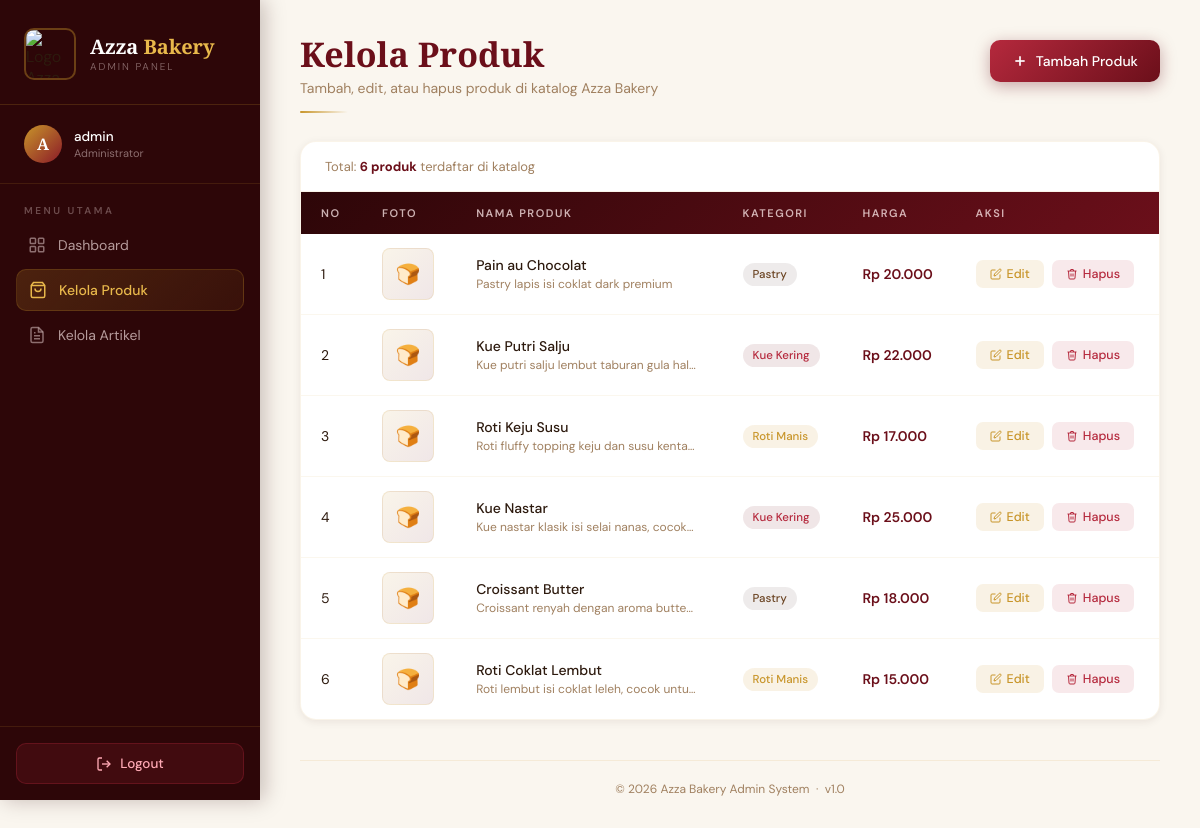
/admin/produk/index.php (signed in), run on the app's committed database.
### tables this page shows
CREATE TABLE `produk` (
  `id_produk` int(11) NOT NULL,
  `nama_produk` varchar(150) NOT NULL,
  `harga` int(11) NOT NULL,
  `deskripsi` text DEFAULT NULL,
  `gambar` varchar(255) DEFAULT NULL,
  `kategori` enum('Roti Manis','Kue Kering','Pastry','Lainnya') DEFAULT 'Lainnya'
);

### admin/produk/index.php (the view, shortened to what this page needs)
<?php
require_once "../../config/koneksi.php";
$query  = "SELECT * FROM produk ORDER BY id_produk DESC";
$result = mysqli_query($koneksi, $query);
$total  = mysqli_num_rows($result);
?>
<!DOCTYPE html>
<html lang="id">
<head>
</head>
<body>
  <aside class="sidebar">
    <div class="sidebar-logo">
      <img src="../../uploads/logo_azza.jpg" alt="Logo Azza Bakery">
      <div class="sidebar-logo-text">
        <div class="brand">Azza <span>Bakery</span></div>
        <div class="sub">Admin Panel</div>
      </div>
    </div>
    <div class="sidebar-admin">
      <div class="admin-badge">
        <div class="admin-avatar">
          <?= strtoupper(substr($_SESSION['username'], 0, 1)) ?>
        </div>
        <div class="admin-info">
          <div class="name"><?= $_SESSION['username'] ?></div>
          <div class="role">Administrator</div>
        </div>
      </div>
    </div>
    <nav class="sidebar-nav">
      <div class="nav-label">Menu Utama</div>
      <a href="../dashboard.php" class="nav-item">
        <svg class="nav-icon" viewBox="0 0 24 24" fill="none" stroke="currentColor" stroke-width="2">
          <rect x="3" y="3" width="7" height="7" rx="1"/>
          <rect x="14" y="3" width="7" height="7" rx="1"/>
          <rect x="3" y="14" width="7" height="7" rx="1"/>
          <rect x="14" y="14" width="7" height="7" rx="1"/>
        </svg>
        Dashboard
      </a>
      <a href="index.php" class="nav-item active">
        <svg class="nav-icon" viewBox="0 0 24 24" fill="none" stroke="currentColor" stroke-width="2">
          <path d="M6 2L3 6v14a2 2 0 002 2h14a2 2 0 002-2V6l-3-4z"/>
          <line x1="3" y1="6" x2="21" y2="6"/>
          <path d="M16 10a4 4 0 01-8 0"/>
        </svg>
        Kelola Produk
      </a>
<a href="../artikel/index.php" class="nav-item">
    <svg class="nav-icon" viewBox="0 0 24 24" fill="none" stroke="currentColor" stroke-width="2">
        <path d="M14 2H6a2 2 0 00-2 2v16a2 2 0 002 2h12a2 2 0 002-2V8z"/>
        <polyline points="14 2 14 8 20 8"/>
        <line x1="16" y1="13" x2="8" y2="13"/>
        <line x1="16" y1="17" x2="8" y2="17"/>
        <polyline points="10 9 9 9 8 9"/>
    </svg>
    Kelola Artikel
</a>
    </nav>
    <div class="sidebar-logout">
      <a href="../logout.php" class="btn-logout">
        <svg width="16" height="16" viewBox="0 0 24 24" fill="none" stroke="currentColor" stroke-width="2">
          <path d="M9 21H5a2 2 0 01-2-2V5a2 2 0 012-2h4"/>
          <polyline points="16 17 21 12 16 7"/>
          <line x1="21" y1="12" x2="9" y2="12"/>
        </svg>
        Logout
      </a>
    </div>
  </aside>
  <main class="main-content">
    <div class="page-header">
      <div class="page-header-left">
        <div class="title">Kelola Produk</div>
        <div class="subtitle">Tambah, edit, atau hapus produk di katalog Azza Bakery</div>
        <div class="header-line"></div>
      </div>
      <a href="tambah.php" class="btn-tambah">
        <svg width="16" height="16" viewBox="0 0 24 24" fill="none" stroke="currentColor" stroke-width="2.5">
          <line x1="12" y1="5" x2="12" y2="19"/>
          <line x1="5" y1="12" x2="19" y2="12"/>
        </svg>
        Tambah Produk
      </a>
    </div>
    <div class="table-card">
      <div class="table-info">
        Total: <strong><?= $total ?> produk</strong> terdaftar di katalog
      </div>
      <table>
        <thead>
          <tr>
            <th>No</th>
            <th>Foto</th>
            <th>Nama Produk</th>
            <th>Kategori</th>
            <th>Harga</th>
            <th>Aksi</th>
          </tr>
        </thead>
        <tbody>
          <?php
          if (mysqli_num_rows($result) > 0) {
            $no = 1;
            while ($row = mysqli_fetch_assoc($result)) {
              $badge = 'badge-lainnya';
              if ($row['kategori'] == 'Roti Manis') $badge = 'badge-roti';
              if ($row['kategori'] == 'Kue Kering') $badge = 'badge-kue';
              if ($row['kategori'] == 'Pastry')     $badge = 'badge-pastry';
              $foto_path = "../../uploads/" . $row['gambar'];
              $ada_foto  = !empty($row['gambar']) && file_exists($foto_path);
          ?>
            <tr>
              <td><?= $no++ ?></td>
              <td>
                <?php if ($ada_foto) { ?>
                  <img src="<?= $foto_path ?>" alt="<?= $row['nama_produk'] ?>" class="foto-produk">
                <?php } else { ?>
                  <div class="foto-placeholder">🍞</div>
                <?php } ?>
              </td>
              <td>
                <div class="nama-produk"><?= $row['nama_produk'] ?></div>
                <div class="deskripsi-singkat"><?= $row['deskripsi'] ?></div>
              </td>
              <td>
                <span class="badge <?= $badge ?>"><?= $row['kategori'] ?></span>
              </td>
              <td class="harga">
                Rp <?= number_format($row['harga'], 0, ',', '.') ?>
              </td>
              <td>
                <div class="aksi-wrap">
                  <a href="edit.php?id=<?= $row['id_produk'] ?>" class="btn-edit">
                    <svg width="12" height="12" viewBox="0 0 24 24" fill="none" stroke="currentColor" stroke-width="2">
                      <path d="M11 4H4a2 2 0 00-2 2v14a2 2 0 002 2h14a2 2 0 002-2v-7"/>
                      <path d="M18.5 2.5a2.121 2.121 0 013 3L12 15l-4 1 1-4 9.5-9.5z"/>
                    </svg>
                    Edit
                  </a>
                  <a href="hapus.php?id=<?= $row['id_produk'] ?>"
                     class="btn-hapus"
                     onclick="return confirm('Yakin mau hapus produk \'<?= $row['nama_produk'] ?>\'? Tindakan ini tidak bisa dibatalkan!')">
                    <svg width="12" height="12" viewBox="0 0 24 24" fill="none" stroke="currentColor" stroke-width="2">
                      <polyline points="3 6 5 6 21 6"/>
                      <path d="M19 6l-1 14a2 2 0 01-2 2H8a2 2 0 01-2-2L5 6"/>
                      <path d="M10 11v6M14 11v6"/>
                      <path d="M9 6V4a1 1 0 011-1h4a1 1 0 011 1v2"/>
                    </svg>
                    Hapus
                  </a>
                </div>
              </td>
            </tr>
          <?php
            }
          } ?>
        </tbody>
      </table>
    </div>
    <div class="page-footer">
      &copy; <?= date('Y') ?> Azza Bakery Admin System &nbsp;·&nbsp; v1.0
    </div>
  </main>
</body>
</html>

### data on the page
produk: nama_produk "Pain au Chocolat", deskripsi "Pastry lapis isi coklat dark premium", kategori "Pastry", harga "20.000"
produk: nama_produk "Kue Putri Salju", deskripsi "Kue putri salju lembut taburan gula hal…", kategori "Kue Kering", harga "22.000"
produk: nama_produk "Roti Keju Susu", deskripsi "Roti fluffy topping keju dan susu kenta…", kategori "Roti Manis", harga "17.000"
produk: nama_produk "Kue Nastar", deskripsi "Kue nastar klasik isi selai nanas, cocok…", kategori "Kue Kering", harga "25.000"
produk: nama_produk "Croissant Butter", deskripsi "Croissant renyah dengan aroma butte…", kategori "Pastry", harga "18.000"
produk: nama_produk "Roti Coklat Lembut", deskripsi "Roti lembut isi coklat leleh, cocok untu…", kategori "Roti Manis", harga "15.000"

### other printed values
substr($_SESSION['username'], 0, 1) "A"
$_SESSION['username'] "admin"
$total "6"
